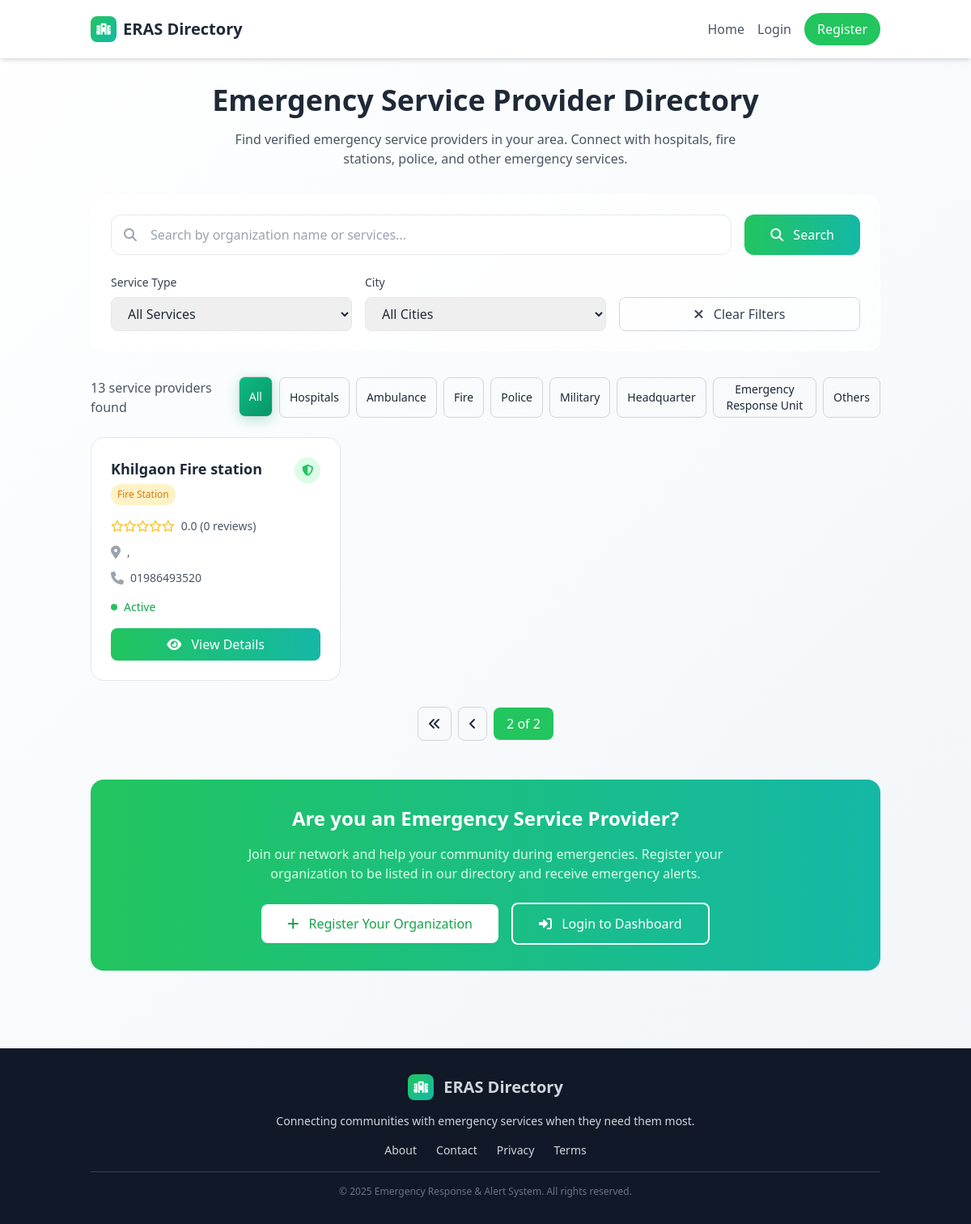
Page /accounts/directory/service-providers/?page=2 on the earlier database version.
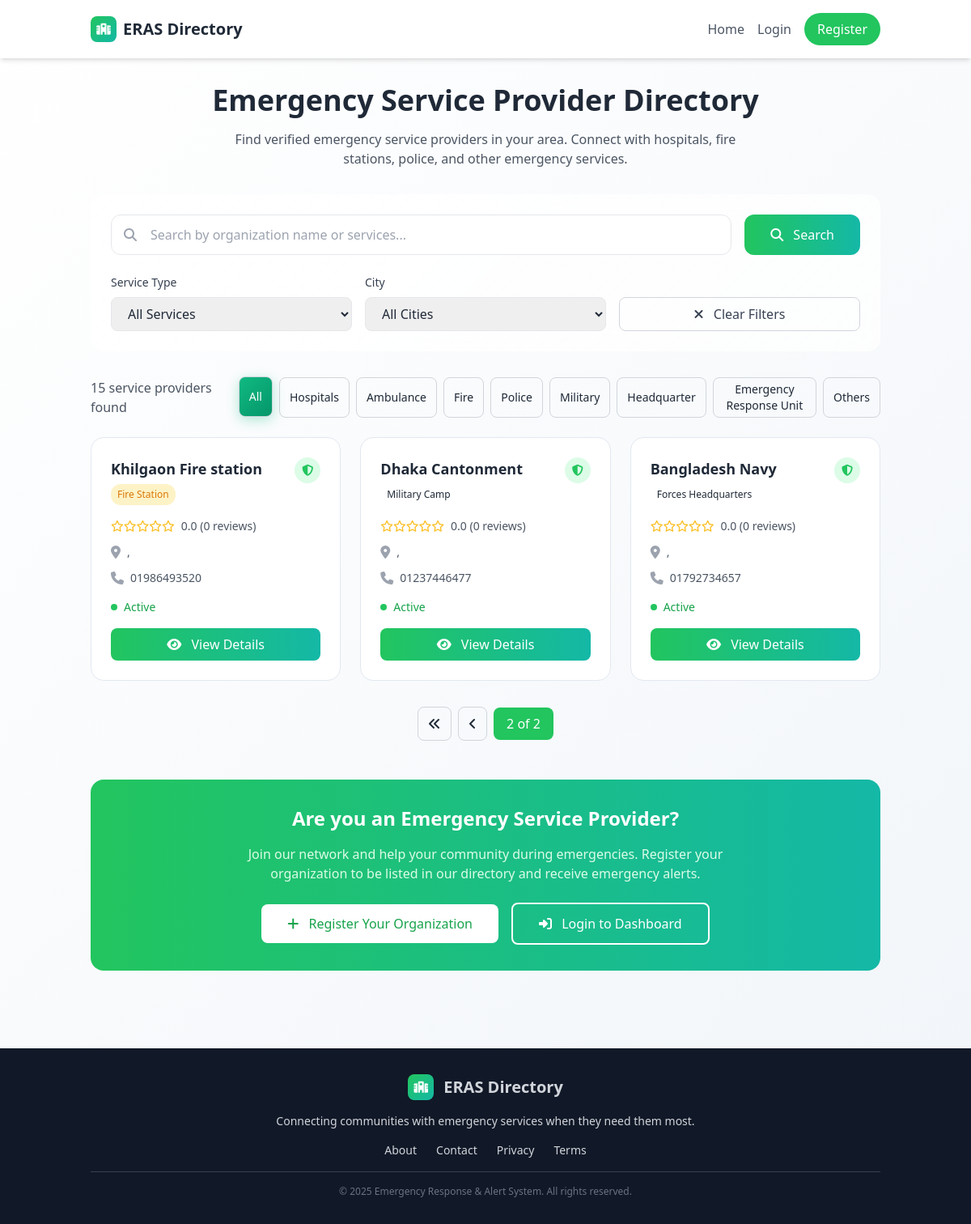
Same page on the later database version.
### accounts/models.py (models this page shows, shortened)
class ServiceProviderProfile(models.Model):
    SERVICE_TYPE_CHOICES = [
        ('hospital', 'Hospital'),
        ('ambulance', 'Ambulance Service'),
        ('fire_station', 'Fire Station'),
        ('police_station', 'Police Station'),
        ('military_camp', 'Military Camp'),
        ('forces_hq', 'Forces Headquarters'),
        ('emergency_response', 'Emergency Response Unit'),
        ('others', 'Others'),
    ]
    STATUS_CHOICES = [
        ('active', 'Active'),
        ('inactive', 'Inactive'),
        ('maintenance', 'Under Maintenance'),
    ]
    user = models.OneToOneField(
        User, on_delete=models.CASCADE, related_name='service_provider_profile')
    organization_name = models.CharField(max_length=200)
    service_type = models.CharField(
        max_length=20, choices=SERVICE_TYPE_CHOICES)
    service_type_other = models.CharField(max_length=100, blank=True,
                                          help_text="Specify if 'Others' is selected")
    email = models.EmailField()
    contact_number = models.CharField(max_length=15)
    registration_number = models.CharField(max_length=100, blank=True,
                                           help_text="Official registration/license number")
    street_address = models.CharField(max_length=300, blank=True)
    area_sector = models.CharField(max_length=100, blank=True)
    city = models.CharField(max_length=100, blank=True)
    postal_code = models.CharField(max_length=10, blank=True)
    specialized_services = models.TextField(blank=True,
                                            help_text="List specialized services offered")
    equipment_available = models.TextField(blank=True,
                                           help_text="List major equipment/resources")
    staff_count = models.PositiveIntegerField(null=True, blank=True)
    maximum_capacity = models.PositiveIntegerField(null=True, blank=True)
    average_response_time = models.PositiveIntegerField(null=True, blank=True,
                                                        help_text="Average response time in minutes")
    primary_contact_person = models.CharField(max_length=100, blank=True)
    contact_person_designation = models.CharField(max_length=100, blank=True)
    emergency_hotline = models.CharField(max_length=15, blank=True)
    emergency_email = models.EmailField(blank=True)
    current_status = models.CharField(
        max_length=15, choices=STATUS_CHOICES, default='active')
    current_capacity = models.PositiveIntegerField(null=True, blank=True,
                                                   help_text="Current available capacity")
    operating_hours = models.CharField(
        max_length=200, blank=True, default="24/7")
    created_at = models.DateTimeField(auto_now_add=True)
    updated_at = models.DateTimeField(auto_now=True)
    profile_completed_at = models.DateTimeField(null=True, blank=True)
    is_verified = models.BooleanField(default=False)
    verified_at = models.DateTimeField(null=True, blank=True)
    verified_by = models.ForeignKey(User, on_delete=models.SET_NULL,
                                    null=True, blank=True, related_name='verified_providers')
    def get_capacity_percentage(self):
        if self.maximum_capacity and self.current_capacity is not None:
            return round((self.current_capacity / self.maximum_capacity) * 100, 1)
        return None
    def get_service_display_name(self):
        if self.service_type == 'others' and self.service_type_other:
            return self.service_type_other
        return self.get_service_type_display()

### accounts/views.py (the view)
# urls.py: path('directory/service-providers/', views.service_provider_directory,
def service_provider_directory(request):
    providers = ServiceProviderProfile.objects.filter(
        is_verified=True,
        current_status='active'
    ).select_related('user').prefetch_related('ratings')
    search_query = request.GET.get('search', '')
    service_type_filter = request.GET.get('service_type', '')
    city_filter = request.GET.get('city', '')
    if search_query:
        providers = providers.filter(
            Q(organization_name__icontains=search_query) |
            Q(specialized_services__icontains=search_query)
        )
    if service_type_filter:
        providers = providers.filter(service_type=service_type_filter)
    if city_filter:
        providers = providers.filter(city__icontains=city_filter)
    for provider in providers:
        provider.avg_rating = provider.ratings.aggregate(
            avg_rating=Avg('rating')
        )['avg_rating'] or 0
        provider.total_ratings = provider.ratings.count()
    paginator = Paginator(providers, 12)  # 12 providers per page
    page_number = request.GET.get('page')
    page_obj = paginator.get_page(page_number)
    service_types = ServiceProviderProfile.SERVICE_TYPE_CHOICES
    cities = ServiceProviderProfile.objects.filter(
        is_verified=True
    ).values_list('city', flat=True).distinct().exclude(city='')
    context = {
        'page_obj': page_obj,
        'search_query': search_query,
        'service_type_filter': service_type_filter,
        'city_filter': city_filter,
        'service_types': service_types,
        'cities': sorted(cities),
        'total_providers': providers.count()
    }
    return render(request, 'accounts/service_provider_directory.html', context)

### templates/accounts/service_provider_directory.html (shortened to what the changed rows need)
<!DOCTYPE html>
<html lang="en">
<head>
    <link rel="stylesheet" href="https://cdnjs.cloudflare.com/ajax/libs/font-awesome/6.4.0/css/all.min.css">
    <script src="https://cdn.tailwindcss.com"></script>
</head>
<body class="directory-bg font-inter text-gray-800 min-h-screen">
    <main class="container mx-auto px-6 py-8">
        <div class="text-center mb-8">
            <h1 class="text-4xl font-bold text-gray-800 mb-4">Emergency Service Provider Directory</h1>
        </div>
        <div class="flex justify-between items-center mb-6">
            <div class="text-gray-600">
                <span class="font-medium">{{ total_providers }}</span> service providers found
            </div>
        </div>
        {% if page_obj %}
        <div class="grid grid-cols-1 md:grid-cols-2 lg:grid-cols-3 gap-6 mb-8">
            {% for provider in page_obj %}
            <div class="provider-card rounded-2xl p-6 hover:shadow-lg transition-all">
                <div class="flex items-start justify-between mb-4">
                    <div class="flex-1">
                        <h3 class="text-lg font-bold text-gray-800 mb-1 line-clamp-2">{{ provider.organization_name }}</h3>
                        <span class="service-type-badge badge-{{ provider.service_type }}">
                            {{ provider.get_service_display_name }}
                        </span>
                    </div>
                    <div class="ml-4 flex-shrink-0">
                        {% if provider.is_verified %}
                        <div class="w-8 h-8 bg-green-100 rounded-full flex items-center justify-center">
                            <i class="fas fa-shield-alt text-green-500 text-sm"></i>
                        </div>
                        {% endif %}
                    </div>
                </div>
                <div class="flex items-center mb-3">
                    <div class="flex items-center rating-stars mr-2">
                        {% for i in "12345" %}
                            {% if provider.avg_rating >= forloop.counter %}
                                <i class="fas fa-star text-sm"></i>
                            {% else %}
                                <i class="far fa-star text-sm"></i>
                            {% endif %}
                        {% endfor %}
                    </div>
                    <span class="text-sm text-gray-600">{{ provider.avg_rating|floatformat:1 }} ({{ provider.total_ratings }} reviews)</span>
                </div>
                <div class="flex items-center mb-3">
                    <i class="fas fa-map-marker-alt text-gray-400 mr-2"></i>
                    <span class="text-sm text-gray-600">{{ provider.area_sector }}, {{ provider.city }}</span>
                </div>
                <div class="flex items-center mb-4">
                    <i class="fas fa-phone text-gray-400 mr-2"></i>
                    <span class="text-sm text-gray-600">{{ provider.emergency_hotline|default:provider.contact_number }}</span>
                </div>
                <div class="flex items-center justify-between mb-4">
                    <div class="flex items-center">
                        <div class="w-2 h-2 rounded-full mr-2
                            {% if provider.current_status == 'active' %}bg-green-500
                            {% elif provider.current_status == 'inactive' %}bg-red-500
                            {% else %}bg-yellow-500{% endif %}"></div>
                        <span class="text-sm font-medium
                            {% if provider.current_status == 'active' %}text-green-600
                            {% elif provider.current_status == 'inactive' %}text-red-600
                            {% else %}text-yellow-600{% endif %}">
                            {{ provider.get_current_status_display }}
                        </span>
                    </div>
                </div>
                <div class="flex space-x-2">
                    <a href="{% url 'service_provider_detail' provider.id %}"
                       class="flex-1 bg-gradient-to-r from-green-500 to-teal-500 text-white text-center py-2 px-4 rounded-lg font-medium hover:shadow-lg transition-all">
                        <i class="fas fa-eye mr-2"></i> View Details
                    </a>
                </div>
            </div>
            {% endfor %}
        </div>
        {% endif %}
        <div class="bg-gradient-to-r from-green-500 to-teal-500 rounded-2xl p-8 text-white text-center mt-12">
            <h2 class="text-2xl font-bold mb-4">Are you an Emergency Service Provider?</h2>
        </div>
    </main>
</body>
</html>

Differences in the rows shown:
added ServiceProviderProfile: organization_name "Dhaka Cantonment", get_service_display_name "Military Camp", is_verified True (drawn), avg_rating "0.0", total_ratings "0", emergency_hotline "01237446477", current_status "Active"
added ServiceProviderProfile: organization_name "Bangladesh Navy", get_service_display_name "Forces Headquarters", is_verified True (drawn), avg_rating "0.0", total_ratings "0", emergency_hotline "01792734657", current_status "Active"
Other differences:
{{ total_providers }}: "13" → "15"
